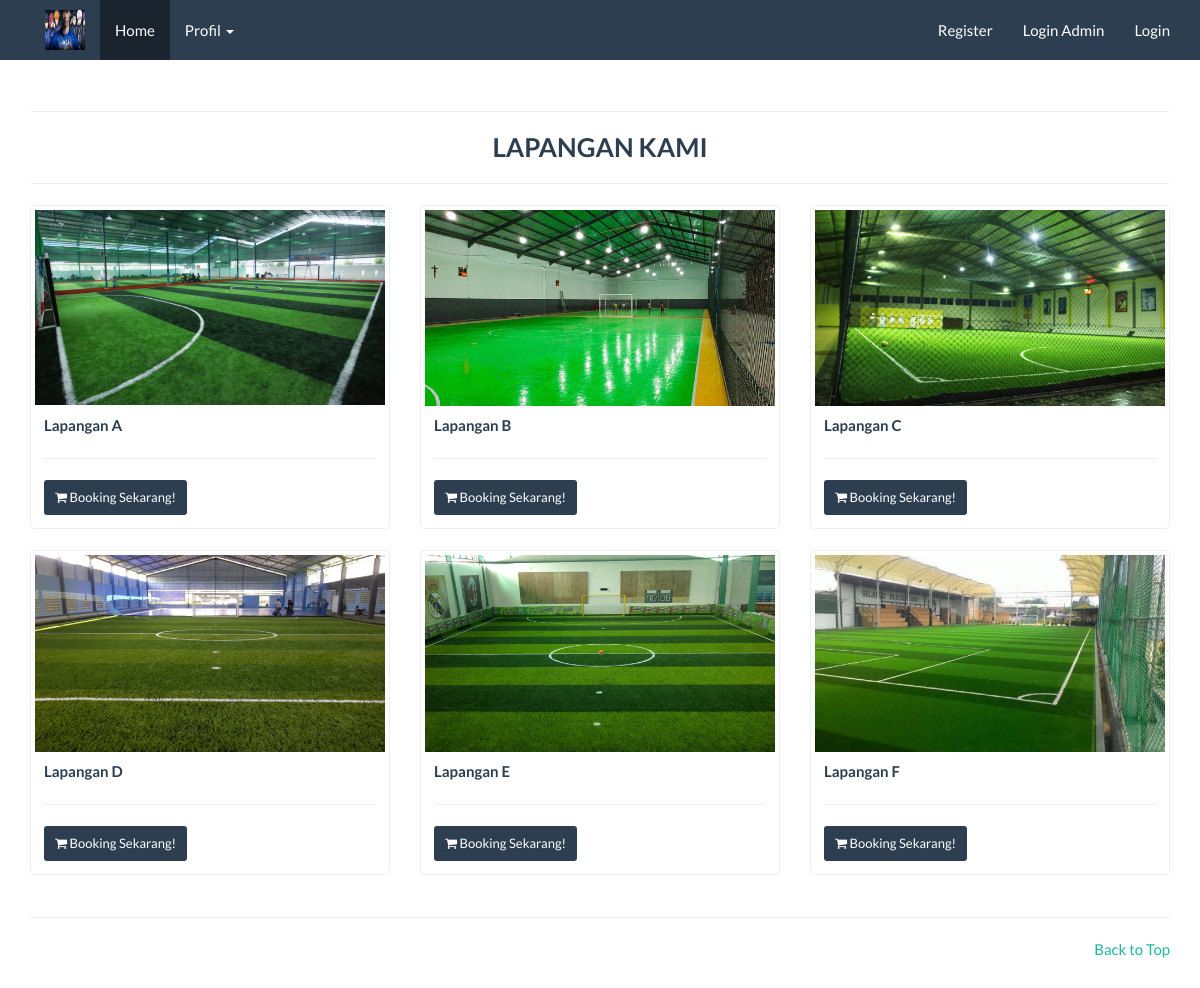
The page / on the database its author committed.
### tables this page shows
CREATE TABLE `company` (
  `id_company` int(11) NOT NULL,
  `company_name` varchar(100) NOT NULL,
  `company_desc` text NOT NULL,
  `company_address` text NOT NULL,
  `company_maps` text NOT NULL,
  `company_phone` char(30) NOT NULL,
  `company_phone2` char(30) NOT NULL,
  `company_fax` char(30) NOT NULL,
  `company_email` char(30) NOT NULL,
  `foto` text NOT NULL,
  `foto_type` char(10) NOT NULL,
  `created` datetime NOT NULL DEFAULT current_timestamp(),
  `modified` datetime DEFAULT NULL,
  `created_by` char(50) NOT NULL,
  `modified_by` char(50) NOT NULL
);

CREATE TABLE `lapangan` (
  `id_lapangan` int(11) NOT NULL,
  `nama_lapangan` varchar(100) NOT NULL,
  `harga` int(11) NOT NULL,
  `foto` text NOT NULL,
  `created_by` varchar(50) NOT NULL,
  `created_at` datetime NOT NULL DEFAULT current_timestamp(),
  `modified_by` varchar(50) NOT NULL,
  `modified_at` datetime DEFAULT NULL ON UPDATE current_timestamp()
);

### application/controllers/Home.php (called while the page is built, shortened)
<?php
class Home extends CI_Controller {
	public function index()
	{
		$this->data['title'] = 'Home';
		$this->load->model('Company_model');
		$this->load->model('Event_model');
		$this->load->model('Foto_model');
		$this->load->model('Kontak_model');
		$this->load->model('Lapangan_model');
		$this->load->model('Slider_model');
		$this->data['company_data'] 	= $this->Company_model->get_by_company();
		$this->data['event_new'] 			= $this->Event_model->get_all_new_home();
		$this->data['foto_data'] 			= $this->Foto_model->get_all_new_home();
		$this->data['slider_data'] 		= $this->Slider_model->get_all_home();
		$this->data['kontak'] 				= $this->Kontak_model->get_all();
		$this->data['lapangan_new'] 	= $this->Lapangan_model->get_all_home();
		$this->load->view('front/home/body', $this->data);
	}
}

### index.php (called while the page is built, shortened)
<?php
require_once BASEPATH.'core/CodeIgniter.php';

### application/models/Company_model.php (called while the page is built, shortened)
<?php  if ( ! defined('BASEPATH')) exit('No direct script access allowed');
class Company_model extends CI_Model
{
  public $table = 'company';
  function get_by_company()
  {
    $this->db->where('id_company', '1');
    return $this->db->get($this->table)->row();
  }
}

### application/models/Lapangan_model.php (called while the page is built, shortened)
<?php  if ( ! defined('BASEPATH')) exit('No direct script access allowed');
class Lapangan_model extends CI_Model
{
  public $table = 'lapangan';
  function get_all_home()
  {
    $this->db->order_by('nama_lapangan', 'ASC');
    return $this->db->get($this->table)->result();
  }
}

### application/views/front/home/lapangan_new.php (the view)
<hr><h3 align="center"><b>LAPANGAN KAMI</b></h3><hr>
<div class="row">
  <?php foreach($lapangan_new as $lapangan){ ?>
    <div class="col-lg-4">
      <div class="thumbnail">
        <?php
        if(empty($lapangan->foto)) {echo "<img class='card-img-top' src='".base_url()."assets/images/no_image_thumb.png'>";}
        else { echo "<img src='".base_url()."assets/images/lapangan/".$lapangan->foto."'> ";}
        ?>
        <div class="caption">
          <p class="card-text"><b><?php echo $lapangan->nama_lapangan ?></b></p>
          <hr>
          <a href="<?php echo base_url('cart/buy/').$lapangan->id_lapangan ?>">
            <button class="btn btn-sm btn-primary"><i class="fa fa-shopping-cart"></i> Booking Sekarang!</button>
          </a>
        </div>
      </div>
    </div>
  <?php } ?>
</div>

### application/views/front/header.php (shortened to what this page needs)
<!DOCTYPE html>
<html lang="en">
  <head>
    <link href="<?php echo base_url()?>assets/template/frontend/css/core.css" rel="stylesheet" type="text/css" />
    <link href="<?php echo base_url()?>assets/template/frontend/css/custom.css" rel="stylesheet">
    <link href="<?php echo base_url()?>assets/plugins/font-awesome/css/font-awesome.min.css" rel="stylesheet" type="text/css" />
  </head>

### application/views/front/navbar.php (shortened to what this page needs)
<nav class="navbar navbar-default navbar-fixed-top">
  <div class="container">
    <div class="navbar-header">
      <a href="<?php echo base_url() ?>">
        <img style="width: 70px; height: 60px; padding: 10px 15px ;"src="<?php echo base_url('assets/images/company/').$company_data->foto.$company_data->foto_type ?>" alt="<?php echo $company_data->company_name ?>" width="100px">
      </a>
    </div>
    <div class="collapse navbar-collapse" id="bs-example-navbar-collapse-1">
      <ul class="nav navbar-nav">
        <li class="<?php if($this->uri->segment(1) == ""){echo "active";} ?>">
          <a href="<?php echo base_url() ?>">Home </a>
        </li>
        <li class="dropdown <?php if($this->uri->segment(1) == "about" or $this->uri->segment(1) == "contact"){echo "active";} ?>">
          <a href="#" class="dropdown-toggle" data-toggle="dropdown" role="button" aria-haspopup="true" aria-expanded="false">Profil <span class="caret"></span></a>
        </li>
      </ul>
      <?php if($this->session->userdata('usertype') != NULL){ ?>
        <ul class="nav navbar-nav navbar-right">
          <li class="dropdown">
            <a href="#" class="dropdown-toggle" data-toggle="dropdown" role="button" aria-haspopup="true" aria-expanded="false">Hi, <?php echo $this->session->userdata('username') ?> <span class="caret"></span></a>
            <ul class="dropdown-menu">
              <li><a href="<?php echo base_url('cart/history') ?>">Riwayat Booking</a></li>
              <li><a href="<?php echo base_url('auth/edit_profil/').$this->session->userdata('user_id') ?>">Edit Profil</a></li>
              <li><a href="<?php echo base_url('auth/profil') ?>">Profil Saya</a></li>
              <li role="separator" class="divider"></li>
              <li><a href="<?php echo base_url('auth/logout') ?>">Logout</a></li>
            </ul>
          </li>
        </ul>
      <?php }else{ ?>
        <ul class="nav navbar-nav navbar-right">
          <li><a href="<?php echo base_url('auth/register') ?>">Register</a></li>
          <li><a href="<?php echo base_url('admin/auth/login') ?>">Login Admin</a></li>
          <li><a href="<?php echo base_url('auth/login') ?>">Login</a></li>
        </ul>
      <?php } ?>
    </div>
  </div>
</nav>

### application/views/front/home/body.php (shortened to what this page needs)
<?php $this->load->view('front/header'); ?>
<?php $this->load->view('front/navbar'); ?>
<div class="container">
	<?php $this->load->view('front/home/lapangan_new'); ?>
</div>
<?php $this->load->view('front/footer'); ?>

### application/views/front/footer.php
<footer>
  <div class="container">
    <div class="row">
      <div class="col-lg-12">
        <hr>
      </div>
    </div>
  </div>
  <div class="container">
    <div class="row">
      <div class="col-xs-6">
      </div>
      <div class="col-xs-6" align="right"><a href="#top">Back to Top</a></div>
    </div>
  </div>
</footer>
</body>
</html>

### assets/template/frontend/css/custom.css (style rules this page uses)
a:hover, a:visited, a:link, a:active { text-decoration: none; }

### rows shown on the page
company: foto+foto_type (picture)
lapangan: foto (picture), nama_lapangan "Lapangan A"
lapangan: foto (picture), nama_lapangan "Lapangan B"
lapangan: foto (picture), nama_lapangan "Lapangan C"
lapangan: foto (picture), nama_lapangan "Lapangan D"
lapangan: foto (picture), nama_lapangan "Lapangan E"
lapangan: foto (picture), nama_lapangan "Lapangan F"
